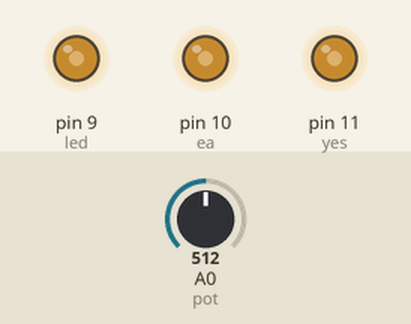
Simulated run of this sketch. Board: Arduino Uno, built with avr-gcc and run on an emulated ATmega328P. On the bench: output pins drawn as LEDs (lit = HIGH). The inputs (shaded band) are chosen by the test bench; at power-on: A0 (pot) = 512.

Above: at 1.2 s.
1.3 s: A0 (pot) set to 716
At 2.4 s:
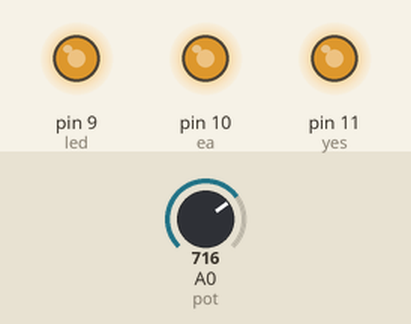
3.3 s: A0 (pot) set to 900
At 3.45 s:
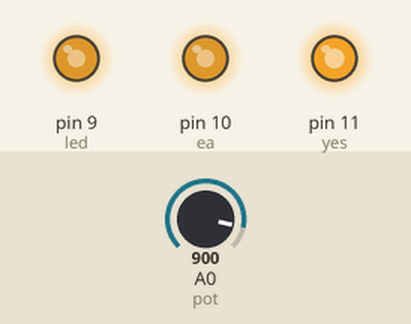
5.2 s: A0 (pot) set to 511
At 5.6 s:
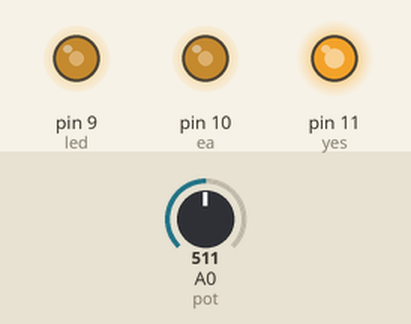
7.2 s: A0 (pot) set to 122
At 8.1 s:
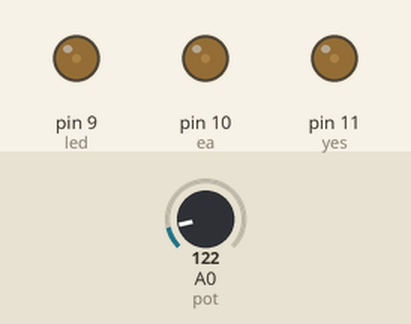
9.0 s: A0 (pot) set to 0
At 9.2 s:
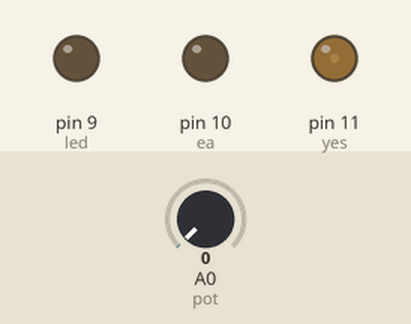
Timing chart, 0 to 11.8 s (numbered marks = the images above; inputs shaded):
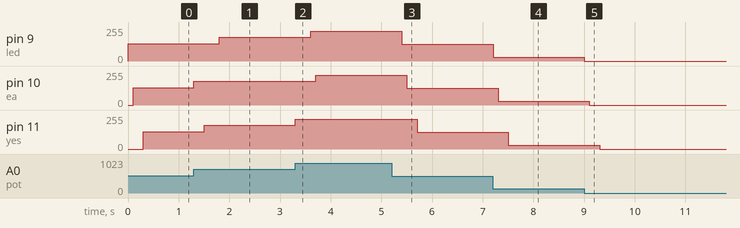

The sketch:

modul5.5.ino
```cpp
int led=9;
int pot=A0;
int data;
int ea=10;
int yes=11;
void setup(){
 pinMode(ea,OUTPUT);
 pinMode(yes,OUTPUT);
 pinMode(led,OUTPUT);
 pinMode(pot,INPUT);
}
void loop(){
data=analogRead(pot);
data=data/4; // nilai dari pot dibagi 4
analogWrite(led,data);
 delay(100);
 data=analogRead(pot);
data=data/4; // nilai dari pot dibagi 4
analogWrite(ea,data);
 delay(200);
 data=analogRead(pot);
data=data/4; // nilai dari pot dibagi 4
analogWrite(yes,data);
 delay(300);
}

// 5 C:\\Users\\mrwgj\\AppData\\Local\\Temp\\arduino_build_25231/modul5.5.ino.hex
```

Measured:
- after the input at 1.3 s, pin 9 (led): 128/255 → 179/255 after 0.50 s; pin 10 (ea): 128/255 → 179/255 at once; pin 11 (yes): 128/255 → 179/255 after 0.20 s
- after the input at 3.3 s, pin 9 (led): 179/255 → 225/255 after 0.30 s; pin 10 (ea): 179/255 → 225/255 after 0.40 s; pin 11 (yes): 179/255 → 225/255 at once
- after the input at 5.2 s, pin 9 (led): 225/255 → 127/255 after 0.20 s; pin 10 (ea): 225/255 → 127/255 after 0.30 s; pin 11 (yes): 225/255 → 127/255 after 0.50 s
- after the input at 7.2 s, pin 9 (led): 127/255 → 30/255 at once; pin 10 (ea): 127/255 → 30/255 after 0.10 s; pin 11 (yes): 127/255 → 30/255 after 0.30 s
- after the input at 9.0 s, pin 9 (led): 30/255 → 0/255 at once; pin 10 (ea): 30/255 → 0/255 after 0.11 s; pin 11 (yes): 30/255 → 0/255 after 0.31 s
